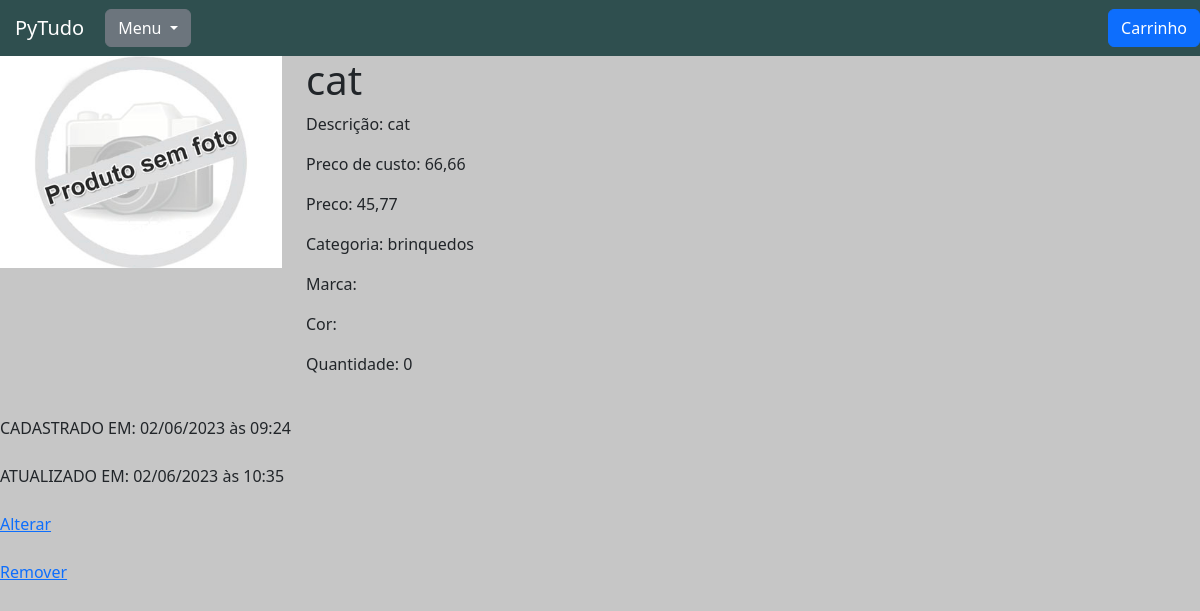
Screenshot of /gestao/detalhes_produto/32 with the database file from the repository.
### produtos/models.py (models this page shows, shortened)
class Produtos(models.Model):
    nome = models.CharField(max_length=50)
    descricao = models.TextField()
    preco_de_custo = models.DecimalField(max_digits=8, decimal_places=2)
    preco = models.DecimalField(max_digits=8, decimal_places=2)
    categoria = models.ForeignKey(Categoria, blank=True, null=True, on_delete=models.SET_NULL)
    marca = models.CharField(max_length=50, blank=True, null=True)
    cor = models.CharField(max_length=30, blank=True, null=True)
    quantidade = models.IntegerField()
    data_cadastro = models.DateTimeField(auto_now_add=True)
    data_atualizacao = models.DateTimeField(auto_now=True, null=True)
    imagem_principal = models.ImageField(upload_to ='produtos/', blank=True, null=True)

class Categoria(models.Model):
    nome = models.CharField(max_length=40)
    def __str__(self):
        return self.nome

### gestao/views.py (the view)
# urls.py: path('detalhes_produto/<int:id>', views.detalhes_produto, name='detalhes_produto'),
@has_role_decorator('gestor')
def detalhes_produto(request, id):
    produto = Produtos.objects.get(id=id)
    return render(request, 'detalhes_produto.html', {'produto': produto})

### gestao/templates/detalhes_produto.html (shortened to what this page needs)
{% extends 'base.html' %}
{% load static %}
{% block 'head' %}
    <link href="{% static 'produtos/css/ver_produto.css' %}" rel="stylesheet">
{% endblock %}
{% block 'body' %}
    <div class="row">
        <div class="col-md-3">
            {% if produto.imagem_principal %}
                <img width="100%" src="{{produto.imagem_principal.url}}">
            {% else %}
                <img width="100%" src="{% static 'produtos\img\sem foto.jpg' %}">
            {% endif %}
        </div>
        <div class="col-md">
            <h1 class="titulo">{{produto.nome}}</h1>
            <p class="paragrafo">Descrição: {{produto.descricao}}</p>
            <p class="paragrafo">Preco de custo: {{produto.preco_de_custo}}</p>
            <p class="paragrafo">Preco: {{produto.preco}}</p>
            {% if produto.categoria %}
                <p class="paragrafo">Categoria: {{produto.categoria}}</p>
            {% else %}
                <p class="paragrafo">Categoria: Sem categoria </p>
            {% endif %}
            <p class="paragrafo">Marca: {{produto.marca}}</p>
            <p class="paragrafo">Cor: {{produto.cor}}</p>
            <p class="paragrafo">Quantidade: {{produto.quantidade}}</p>
        </div>
    </div>
    <br>
    CADASTRADO EM: {{produto.data_cadastro|date:"d/m/Y" }} às {{ produto.data_cadastro|time:"H:i" }}
    <br>
    <br>
    ATUALIZADO EM: {{produto.data_atualizacao|date:"d/m/Y" }} às {{ produto.data_atualizacao|time:"H:i" }}
    <br>
    <br>
    <a href="{% url 'alterar_produto' produto.id %}">Alterar</a>
    <br>
    <br>
    <a href="{% url 'excluir_produto' produto.id %}">Remover</a>
{% endblock %}

### pytudo/templates/static/base/css/base.css (style rules this page uses)
body { background-color: #C6C6C6 !important; }

### rows the page displays
Produtos: nome "cat", descricao "cat", preco_de_custo "66,66", preco "45,77", categoria "brinquedos", quantidade "0", data_cadastro "02/06/2023", data_cadastro "09:24", data_atualizacao "02/06/2023", data_atualizacao "10:35"
